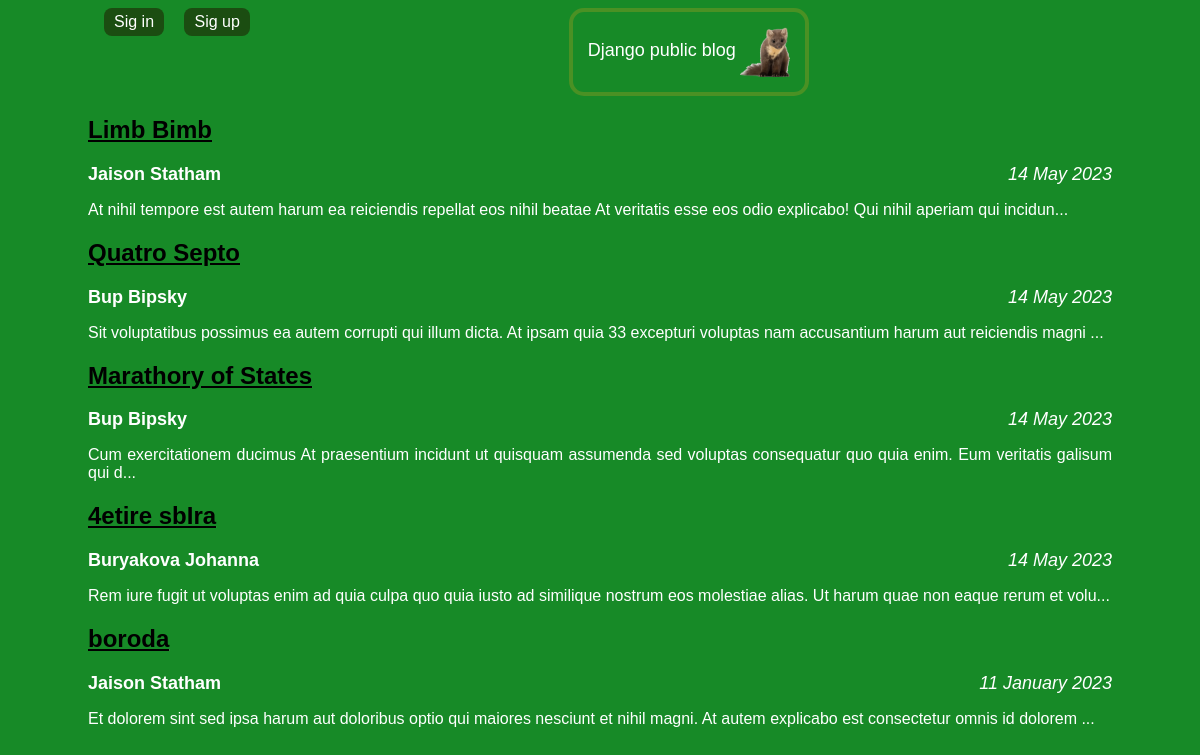
The page / on the database its author committed.
### articles/models.py (models this page shows, shortened)
class Article(models.Model):
    title = models.CharField(max_length=200)
    author = models.ForeignKey(User, on_delete=models.CASCADE)
    author_article = models.ForeignKey('Author', on_delete=models.SET_NULL, null=True)
    text = models.TextField()
    created_date = models.DateField(auto_now_add=True)
    date_article = models.DateField('Date create article', null=False, default='2023-01-11')
    def get_excerpt(self):
        return self.text[:140] + "..." if len(self.text) > 140 else self.text

class Author(models.Model):
    first_name = models.CharField(max_length=100)
    last_name = models.CharField(max_length=100)
    date_of_birth = models.DateField(null=True, blank=True)
    date_of_death = models.DateField('Died', null=True, blank=True)

### articles/views.py (the view)
# urls.py: path('', views.archive, name='archive'),
def archive(request):
    return render(request, 'archive.html', {"posts": Article.objects.all()})

### articles/templates/archive.html (shortened to what this page needs)
<!DOCTYPE html>
<html lang="en">
<head>
    <link rel="stylesheet" type="text/css" href="{{ STATIC_URL }}/static/css/article.css">
</head>
<body>
<div class="header_main_page">
    <div id="logo_article_id">
        <p id="logo_text">Django public blog</p>
        <img src="{{ STATIC_URL }}/static/images/sobol3.png"/>
    </div>
    {% if user.is_authenticated %}
    <div class='autorization_block'>
        <div class='add_article_section'><a href="{% url 'articlenew' %}" class="a_sig">Написать статью</a></div>
        <div class='sig_out_section'><a href="{% url 'logout' %}?next=/ " class="a_sig">Logout</a></div>
    </div>
    {% else %}
    <div class='autorization_block'>
        <div class='sig_in_section'><a href="{% url 'login' %}" class="a_sig">Sig in</a></div>
        <div class='sig_up_section'><a href="{% url 'sign_up' %}" class="a_sig">Sig up</a></div>
    </div>
    {% endif %}
</div>
<div class="archive">
    {% for post in posts %}
    <div class="one-post">
        <h2 class="post-title"><a href="http://127.0.0.1:8000/article/{{ post.id }}">{{ post.title }}</a></h2>
        <div class="article-info">
            <div class="article-author">{{ post.author_article.last_name}} {{ post.author_article.first_name}}</div>
            <div class="article-created-date">{{ post.date_article|date:"j F Y"|title }}</div>
        </div>
        <p class="article-text">{{ post.get_excerpt }}</p>
    </div>
    {% endfor %}
</div>
</body>
</html>

### articles/static/css/article.css (style rules this page uses)
body { background: #178a27; font-family: Tahoma, Arial, sans-serif; color: #ffffff; width: 1024px; margin-left: auto; margin-right: auto; }
.header_main_page { text-align: center; }
#logo_article_id { display: inline-block; padding: 15px; border: 4px solid #4a9124; text-align: center; border-radius: 15px; background-image: linear-gradient(to bottom top, #1b4d11, #16647d); }
.autorization_block { display: inline-block; vertical-align: middle; margin-left: 16px; float: left; }
.sig_in_section, .sig_up_section, .sig_out_section, .add_article_section { display: inline-block; padding: 5px 10px; background-color: #1b4d11; color: #ffffff; border-radius: 8px; cursor: pointer; margin-right: 16px; }
.a_sig { color: white; text-decoration: none; }
#logo_text { display: inline-block; margin: 0; font-size: 18px; vertical-align: right; }
#logo_article_id img { display: inline-block; width: 50px; height: 50px; vertical-align: middle; }
.post-title { text-decoration: underline; }
.article-info div { display: inline-block; vertical-align: middle; }
.article-created-date { float: right; font-size: 18px; font-style: italic; }
.article-author { font-size: 18px; font-weight: bold; }
a { color: black; }
.article-text { text-align: justify; width: 1024px; }

### rows shown on the page
Article: title "Limb Bimb", author_article.last_name "Jaison", author_article.first_name "Statham", date_article "14 May 2023", get_excerpt "At nihil tempore est autem harum ea reiciendis repellat eos nihil beatae At veritatis esse eos odio explicabo! Qui nihil aperiam qui incidun..."
Article: title "Quatro Septo", author_article.last_name "Bup", author_article.first_name "Bipsky", date_article "14 May 2023", get_excerpt "Sit voluptatibus possimus ea autem corrupti qui illum dicta. At ipsam quia 33 excepturi voluptas nam accusantium harum aut reiciendis magni ..."
Article: title "Marathory of States", author_article.last_name "Bup", author_article.first_name "Bipsky", date_article "14 May 2023", get_excerpt "Cum exercitationem ducimus At praesentium incidunt ut quisquam assumenda sed voluptas consequatur quo quia enim. Eum veritatis galisum qui d..."
Article: title "4etire sbIra", author_article.last_name "Buryakova", author_article.first_name "Johanna", date_article "14 May 2023", get_excerpt "Rem iure fugit ut voluptas enim ad quia culpa quo quia iusto ad similique nostrum eos molestiae alias. Ut harum quae non eaque rerum et volu..."
Article: title "boroda", author_article.last_name "Jaison", author_article.first_name "Statham", date_article "11 January 2023", get_excerpt "Et dolorem sint sed ipsa harum aut doloribus optio qui maiores nesciunt et nihil magni. At autem explicabo est consectetur omnis id dolorem ..."
